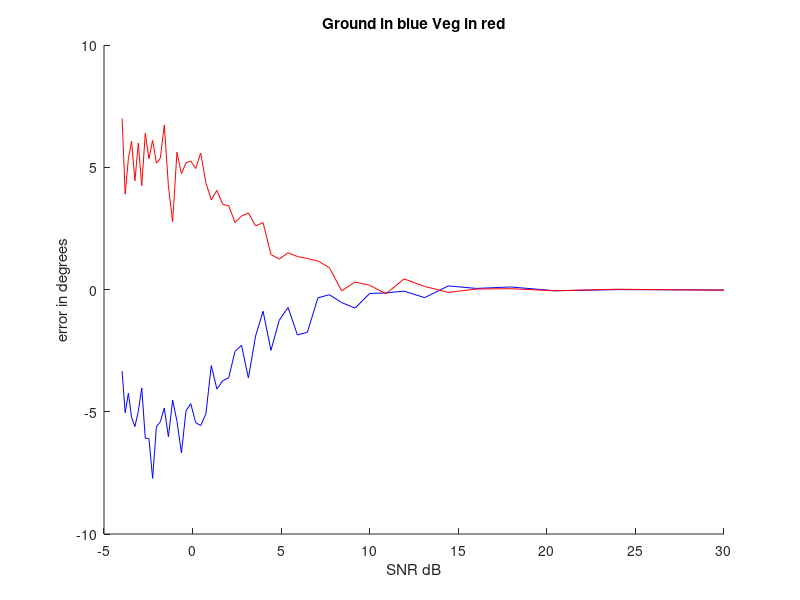
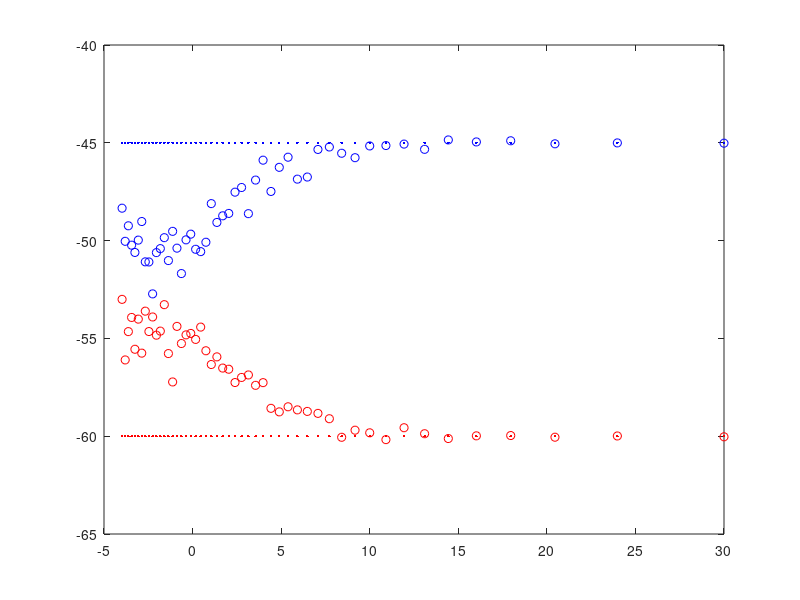

Write MATLAB code to recreate these figures, in order.
%% Afric_Sim_test_espirit
clc;clear all;
%% Initializations
% Setting up the enviornment
g_weight = 1; %ground weighting factor
v_weight = 1;   %veg weighting factor
n_weight = 1*10^(-3/2);% Added Noise to the System

Pol_ground = [1;1;0]; %Multivatiant Ground
Pol_vegitation = [1;0;1]; %Multivariant Vegitation

ground_offset = pi/4; % Ground Interferomitry offset
vegitation_offset = pi/3;    % Vegitation Interferomitry offset

Averaging_loop_size = 50;
Signal_samples = 100;    %size of Ensamble Average Window

Noise_samples = 50;
est_ground_angle = zeros(Noise_samples,1); est_vegitation_angle = zeros(Noise_samples,1);
%% Matrix Calculations
% Implimenting a window. Esprit and SR techniques
for Averaged_sample = 1:Noise_samples;
    Noise = Averaged_sample*n_weight;
    for unusedVariable = 1:Averaging_loop_size;
        
        g =  Pol_ground*(sqrt(-2*log(1-rand(1,Signal_samples))).*exp(1i*2*pi*rand(1,Signal_samples)));
        v =  Pol_vegitation*(sqrt(-2*log(1-rand(1,Signal_samples))).*exp(1i*2*pi*rand(1,Signal_samples)));
        
        signal_1 = g_weight*g + v_weight*v;
        signal_2 = g_weight*exp(1i*ground_offset)*g + g_weight*exp(1i*vegitation_offset)*v;
        
        AddedNoise_1 = Noise*sqrt(-2*log(1-rand(3,Signal_samples))).*exp(1i*2*pi*rand(3,Signal_samples));
        AddedNoise_2 = Noise*sqrt(-2*log(1-rand(3,Signal_samples))).*exp(1i*2*pi*rand(3,Signal_samples));

        S1 = signal_1 + AddedNoise_1;
        S2 = signal_2 + AddedNoise_2;
        
        R1 = S1*S1';
        R2 = S1*S2';
        
        A = pinv(R1)*R2;
        [u,c] = eig(A);
        
        sg = abs(Pol_ground'*u);
        [~,kk] = sort(sg,'descend');
        est_ground_angle(Averaged_sample) = est_ground_angle(Averaged_sample) + angle(c(kk(1),kk(1)))/Averaging_loop_size;
        
        sv = abs(Pol_vegitation'*u);
        [~,kk] = sort(sv,'descend');
        est_vegitation_angle(Averaged_sample) = est_vegitation_angle(Averaged_sample) + angle(c(kk(1),kk(1)))/Averaging_loop_size;
        
    end
end
temp = 1:Noise_samples;
n_snr = 10*log10(1./(temp*n_weight).^2)';
%% Ploting Results
g_error = est_ground_angle*180/pi - -1*ones(Noise_samples,1)*ground_offset*180/pi;
v_error = est_vegitation_angle*180/pi - -1*ones(Noise_samples,1)*vegitation_offset*180/pi;
figure(1);title('Ground in blue Veg in red');
hold on;
plot(n_snr,g_error,'b')
plot(n_snr,v_error,'r')
xlabel('SNR dB');ylabel('error in degrees')
hold off;

figure(2);title('Ground and Vegitation angle in degrees');
plot(n_snr,est_ground_angle*180/pi,'bo'); %Estimated ground angle
hold on;
plot(n_snr,-1*ones(Noise_samples,1)*ground_offset*180/pi,'b.'); %actual Ground Phase
plot(n_snr,est_vegitation_angle*180/pi,'ro'); %Estimated Vegitation angle
plot(n_snr,-1*ones(Noise_samples,1)*vegitation_offset*180/pi,'r.'); %actual Vegitation phase
hold off;